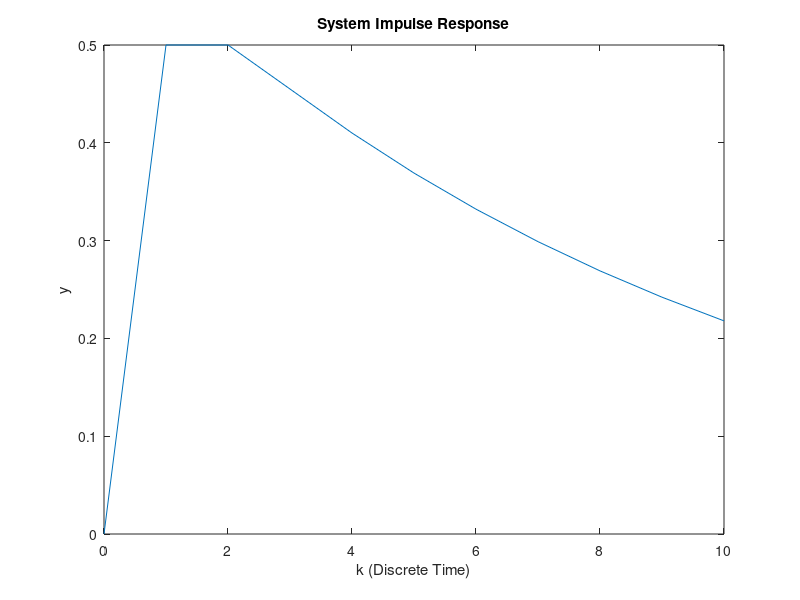
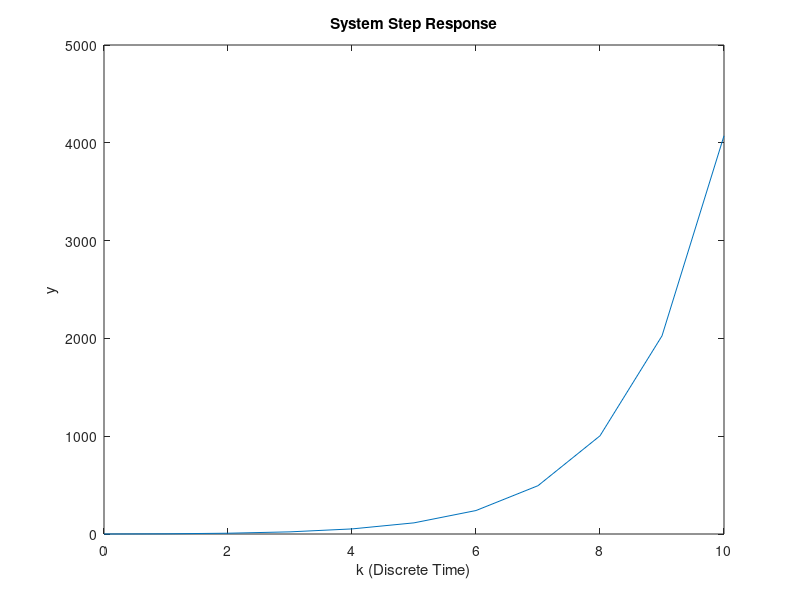

Here is the MATLAB script that generated these plots, in order:
% Logan Prust - Aer E 331 - Homework 6

% PROBLEM 3A

clear;

kvec=0:10;
u=zeros(1,length(kvec));
u(1)=1;
y=zeros(1,length(kvec));

y(1+1)=u(1+1)+0.5*u(1-1+1)+y(1-1+1)-0.09*0;

for k=2:10
    j=k+1;
    y(j)=u(j)+0.5*u(j-1)+y(j-1)-0.09*y(j-2);
end

figure(1);
plot(kvec,y);
xlabel('k (Discrete Time)');
ylabel('y');
title('System Impulse Response');

% PROBLEM 4B

clear;

kvec=0:10;
u=ones(1,length(kvec));
y=zeros(1,length(kvec));

y(1+1)=2*u(1+1-1)+3*0-2*0;

for k=2:10
    j=k+1;
    y(j)=2*u(j-1)+3*y(j-1)-2*y(j-2);
end

figure(2);
plot(kvec,y);
xlabel('k (Discrete Time)');
ylabel('y');
title('System Step Response');